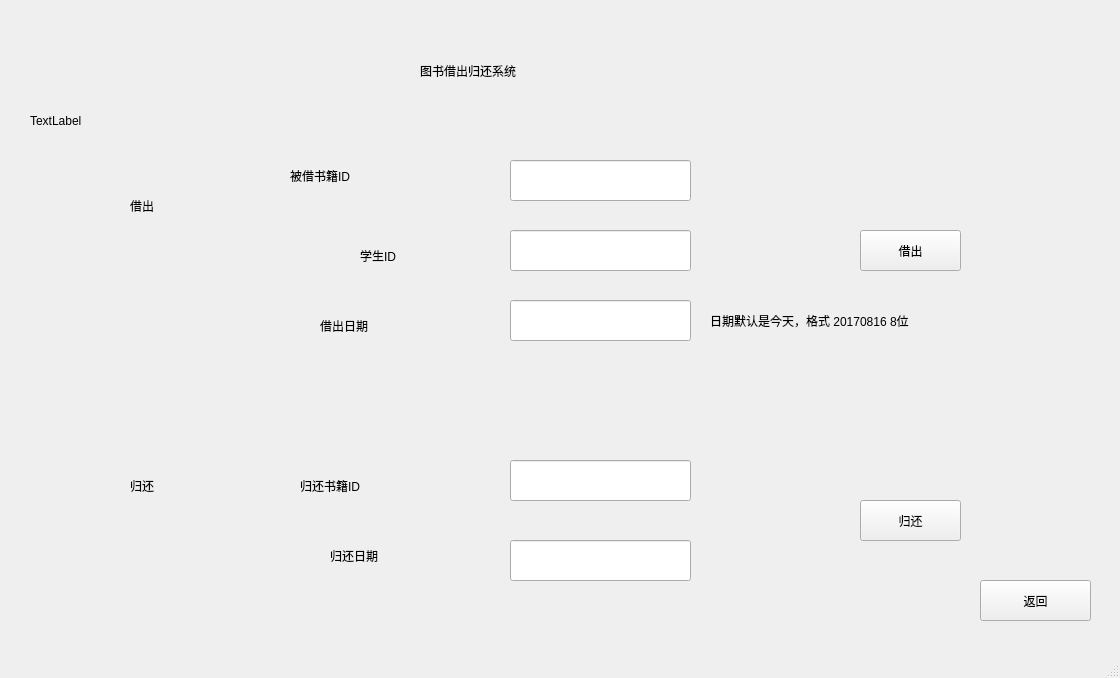
<?xml version="1.0" encoding="UTF-8"?>
<ui version="4.0">
 <class>Bookinout</class>
 <widget class="QMainWindow" name="Bookinout">
  <property name="geometry">
   <rect>
    <x>0</x>
    <y>0</y>
    <width>1120</width>
    <height>678</height>
   </rect>
  </property>
  <property name="windowTitle">
   <string>MainWindow</string>
  </property>
  <widget class="QWidget" name="centralwidget">
   <widget class="QPushButton" name="pushButton">
    <property name="geometry">
     <rect>
      <x>980</x>
      <y>580</y>
      <width>111</width>
      <height>41</height>
     </rect>
    </property>
    <property name="text">
     <string>返回</string>
    </property>
   </widget>
   <widget class="QLabel" name="label">
    <property name="geometry">
     <rect>
      <x>420</x>
      <y>30</y>
      <width>431</width>
      <height>81</height>
     </rect>
    </property>
    <property name="styleSheet">
     <string notr="true">font: 75 36pt &quot;Adobe 楷体 Std R&quot;;</string>
    </property>
    <property name="text">
     <string>图书借出归还系统</string>
    </property>
   </widget>
   <widget class="QLabel" name="time">
    <property name="geometry">
     <rect>
      <x>30</x>
      <y>100</y>
      <width>491</width>
      <height>41</height>
     </rect>
    </property>
    <property name="styleSheet">
     <string notr="true">font: 24pt &quot;AcadEref&quot;;</string>
    </property>
    <property name="text">
     <string>TextLabel</string>
    </property>
   </widget>
   <widget class="QLabel" name="label_2">
    <property name="geometry">
     <rect>
      <x>130</x>
      <y>190</y>
      <width>91</width>
      <height>31</height>
     </rect>
    </property>
    <property name="styleSheet">
     <string notr="true">font: 75 26pt &quot;Adobe 黑体 Std R&quot;;</string>
    </property>
    <property name="text">
     <string>借出</string>
    </property>
   </widget>
   <widget class="QLabel" name="label_3">
    <property name="geometry">
     <rect>
      <x>130</x>
      <y>470</y>
      <width>91</width>
      <height>31</height>
     </rect>
    </property>
    <property name="styleSheet">
     <string notr="true">font: 75 26pt &quot;Adobe 黑体 Std R&quot;;</string>
    </property>
    <property name="text">
     <string>归还</string>
    </property>
   </widget>
   <widget class="QLineEdit" name="lineEdit">
    <property name="geometry">
     <rect>
      <x>510</x>
      <y>160</y>
      <width>181</width>
      <height>41</height>
     </rect>
    </property>
   </widget>
   <widget class="QLineEdit" name="lineEdit_2">
    <property name="geometry">
     <rect>
      <x>510</x>
      <y>230</y>
      <width>181</width>
      <height>41</height>
     </rect>
    </property>
   </widget>
   <widget class="QLineEdit" name="lineEdit_3">
    <property name="geometry">
     <rect>
      <x>510</x>
      <y>300</y>
      <width>181</width>
      <height>41</height>
     </rect>
    </property>
   </widget>
   <widget class="QLineEdit" name="lineEdit_4">
    <property name="geometry">
     <rect>
      <x>510</x>
      <y>460</y>
      <width>181</width>
      <height>41</height>
     </rect>
    </property>
   </widget>
   <widget class="QLineEdit" name="lineEdit_5">
    <property name="geometry">
     <rect>
      <x>510</x>
      <y>540</y>
      <width>181</width>
      <height>41</height>
     </rect>
    </property>
   </widget>
   <widget class="QLabel" name="label_4">
    <property name="geometry">
     <rect>
      <x>290</x>
      <y>160</y>
      <width>181</width>
      <height>31</height>
     </rect>
    </property>
    <property name="styleSheet">
     <string notr="true">font: 75 26pt &quot;Adobe 黑体 Std R&quot;;</string>
    </property>
    <property name="text">
     <string>被借书籍ID</string>
    </property>
   </widget>
   <widget class="QLabel" name="label_5">
    <property name="geometry">
     <rect>
      <x>360</x>
      <y>240</y>
      <width>121</width>
      <height>31</height>
     </rect>
    </property>
    <property name="styleSheet">
     <string notr="true">font: 75 26pt &quot;Adobe 黑体 Std R&quot;;</string>
    </property>
    <property name="text">
     <string>学生ID</string>
    </property>
   </widget>
   <widget class="QLabel" name="label_6">
    <property name="geometry">
     <rect>
      <x>320</x>
      <y>310</y>
      <width>161</width>
      <height>31</height>
     </rect>
    </property>
    <property name="styleSheet">
     <string notr="true">font: 75 26pt &quot;Adobe 黑体 Std R&quot;;</string>
    </property>
    <property name="text">
     <string>借出日期</string>
    </property>
   </widget>
   <widget class="QLabel" name="label_7">
    <property name="geometry">
     <rect>
      <x>300</x>
      <y>470</y>
      <width>181</width>
      <height>31</height>
     </rect>
    </property>
    <property name="styleSheet">
     <string notr="true">font: 75 26pt &quot;Adobe 黑体 Std R&quot;;</string>
    </property>
    <property name="text">
     <string>归还书籍ID</string>
    </property>
   </widget>
   <widget class="QLabel" name="label_8">
    <property name="geometry">
     <rect>
      <x>330</x>
      <y>540</y>
      <width>181</width>
      <height>31</height>
     </rect>
    </property>
    <property name="styleSheet">
     <string notr="true">font: 75 26pt &quot;Adobe 黑体 Std R&quot;;</string>
    </property>
    <property name="text">
     <string>归还日期</string>
    </property>
   </widget>
   <widget class="QPushButton" name="pushButton_2">
    <property name="geometry">
     <rect>
      <x>860</x>
      <y>230</y>
      <width>101</width>
      <height>41</height>
     </rect>
    </property>
    <property name="styleSheet">
     <string notr="true">font: 75 24pt &quot;Adobe 黑体 Std R&quot;;</string>
    </property>
    <property name="text">
     <string>借出</string>
    </property>
   </widget>
   <widget class="QPushButton" name="pushButton_3">
    <property name="geometry">
     <rect>
      <x>860</x>
      <y>500</y>
      <width>101</width>
      <height>41</height>
     </rect>
    </property>
    <property name="styleSheet">
     <string notr="true">font: 75 24pt &quot;Adobe 黑体 Std R&quot;;</string>
    </property>
    <property name="text">
     <string>归还</string>
    </property>
   </widget>
   <widget class="QLabel" name="label_9">
    <property name="geometry">
     <rect>
      <x>710</x>
      <y>300</y>
      <width>511</width>
      <height>41</height>
     </rect>
    </property>
    <property name="styleSheet">
     <string notr="true">font: 75 15pt &quot;Adobe 黑体 Std R&quot;;</string>
    </property>
    <property name="text">
     <string>日期默认是今天，格式 20170816 8位</string>
    </property>
   </widget>
  </widget>
  <widget class="QMenuBar" name="menubar">
   <property name="geometry">
    <rect>
     <x>0</x>
     <y>0</y>
     <width>1120</width>
     <height>23</height>
    </rect>
   </property>
  </widget>
  <widget class="QStatusBar" name="statusbar"/>
 </widget>
 <resources/>
 <connections/>
</ui>
